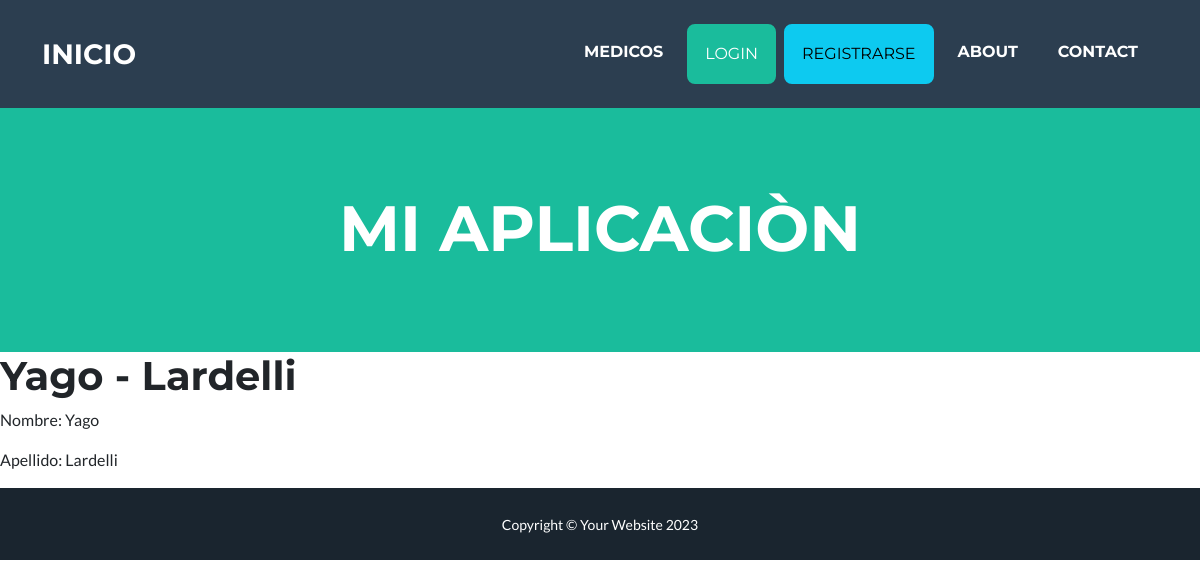
The app's page /medicos/2/ with its own data.
### clinica/models.py (models this page shows)
class Medico(models.Model):
    nombre = models.CharField(max_length=20)
    apellido = models.CharField(max_length=20)
    imagen = models.ImageField(upload_to='medicos/', blank=True, null=True)
    def __str__(self):
        return f' {self.nombre} - {self.apellido}'

### clinica/views.py (the view)
# urls.py: path('medicos/<int:pk>/', VistaDetalleMedico.as_view(), name='detalle_medico'),
class VistaDetalleMedico(DetailView):
    model = Medico
    template_name = "clinica/detalle_medico.html"

### clinica/templates/clinica/detalle_medico.html
{% extends "base.html" %}
{% block contenido %}
<h1>{{medico}}</h1>
<p>Nombre: {{medico.nombre}}</h1>
<p>Apellido: {{medico.apellido}}</h1>
{% endblock contenido %}

### records on screen
Medico: nombre+apellido "Yago - Lardelli", nombre "Yago", apellido "Lardelli"
